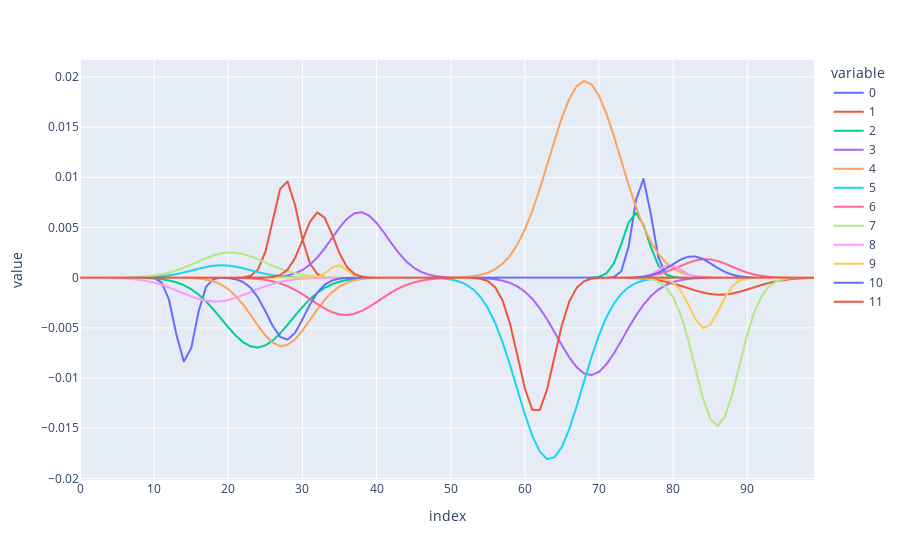
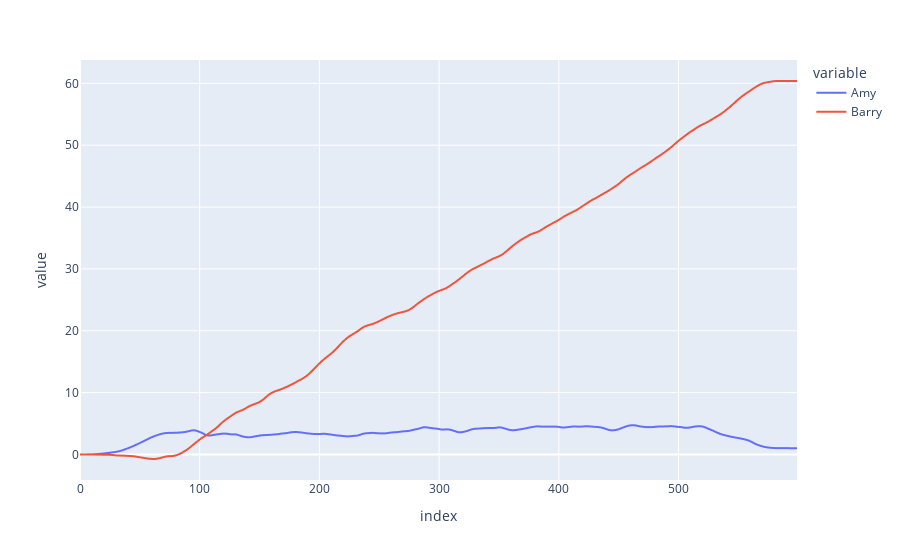

The cell these charts' notebook holds for them, in order:
### Code cell
import numpy as np
import pandas as pd
import plotly.express as px
import sympy as sp


class Person:
    def __init__(self, name: str, foresight: int):
        self.name = name
        self.foresight = foresight
        self.decision_list = []

    def append_optimal_choice(
        self, choice_array: np.ndarray, decision_number: int, number_of_decisions: int
    ):
        # Get the row index of the highest sum of values in the choice array up to the person's "foresight" index
        highest_value_index = np.argmax(
            np.sum(choice_array[:, : self.foresight], axis=1)
        )

        # Extract this row from the choice array
        optimal_choice = choice_array[highest_value_index, :]

        # Pad initial and final values with nan
        optimal_choice_padded = np.pad(
            optimal_choice,
            (decision_number, number_of_decisions - decision_number),
            mode="constant",
            constant_values=np.nan,
        )

        # Append to decision list
        self.decision_list.append(optimal_choice_padded)

    def convert_decision_list_to_df(self):
        # Swap rows and columns
        decision_array = np.array(self.decision_list)
        decision_array_inverted = decision_array.T
        decision_df = pd.DataFrame(decision_array_inverted)
        self.decision_df = decision_df
        return decision_df

    def calc_life_score(self):
        # Sum columns
        self.decision_df["decision_sum"] = self.decision_df.sum(axis=1)

        # Calculate life score as the cumulative sum of the decision sums
        self.decision_df["life_score"] = self.decision_df["decision_sum"].cumsum()
        return self.decision_df


class LifeSimulation:
    def __init__(
        self,
        people: list[Person],
        n_choices: int,
    ):
        self.people = people
        self.n_choices = n_choices

    def add_person(self, person: Person):
        self.people.append(person)

    def get_people(self) -> list[Person]:
        return self.people

    def get_person_by_name(self, name: str) -> Person | None:
        for person in self.people:
            if person.name == name:
                return person
        return None

    def get_number_of_people(self) -> int:
        return len(self.people)

    def classic_choice_function(self, form: str):
        x = sp.symbols("x")

        m1 = 0
        m2 = 75
        s1 = 5
        s2 = 5

        if form == "now":
            a1 = np.random.uniform(0, 0.01)
            a2 = 0
        elif form == "later":
            a1 = 0
            a2 = np.random.uniform(0, 0.02)

        y = a1 * sp.exp(-((x - m1) ** 2) / (2 * s1**2)) + a2 * sp.exp(
            -((x - m2) ** 2) / (2 * s2**2)
        )

        return {"m1": m1, "m2": m2, "s1": s1, "s2": s2, "a1": a1, "a2": a2, "expr": y}

    def generate_opposites_choice_function(self, form: str):
        x = sp.symbols("x")

        m1 = np.random.uniform(10, 40)
        m2 = np.random.uniform(60, 90)
        s1 = np.random.uniform(1, 5)
        s2 = np.random.uniform(1, 5)

        if form == "bad-good":
            a1 = np.random.uniform(-0.01, 0)
            a2 = np.random.uniform(0, 0.02)
        elif form == "good-bad":
            a1 = np.random.uniform(0, 0.01)
            a2 = np.random.uniform(-0.02, 0)

        y = a1 * sp.exp(-((x - m1) ** 2) / (2 * s1**2)) + a2 * sp.exp(
            -((x - m2) ** 2) / (2 * s2**2)
        )

        return {"m1": m1, "m2": m2, "s1": s1, "s2": s2, "a1": a1, "a2": a2, "expr": y}

    def generate_random_choice_function(self, seed=None):
        x = sp.symbols("x")

        if seed:
            np.random.seed(seed)
        m1 = np.random.uniform(10, 40)
        m2 = np.random.uniform(60, 90)
        s1 = np.random.uniform(1, 5)
        s2 = np.random.uniform(1, 5)
        a1 = np.random.uniform(-0.001, 0.001)
        a2 = np.random.uniform(-0.01, 0.01)

        y = a1 * sp.exp(-((x - m1) ** 2) / (2 * s1**2)) + a2 * sp.exp(
            -((x - m2) ** 2) / (2 * s2**2)
        )

        return {"m1": m1, "m2": m2, "s1": s1, "s2": s2, "a1": a1, "a2": a2, "expr": y}

    def generate_choice_array(self, n_choices: int):
        x = sp.symbols("x")

        # Generate n random functions (seeds for reproducibility)
        functions = [
            self.generate_opposites_choice_function(form=form)
            for form in ["bad-good", "good-bad"] * (n_choices // 2)
        ]

        # Create x values (100 points from 0 to 100)
        x_vals = np.linspace(0, 100, 100)

        # Build NumPy array: n rows (functions) × 100 columns (y values)
        choice_array = np.zeros((n_choices, 100))
        for i, func in enumerate(functions):
            y_func = sp.lambdify(x, func["expr"], "numpy")
            choice_array[i, :] = y_func(x_vals)
        return choice_array

    def simlulate_life(self, number_of_decisions: int):
        for person in self.people:
            for decision_number in range(number_of_decisions):
                choice_array = self.generate_choice_array(self.n_choices)
                person.append_optimal_choice(
                    choice_array, decision_number, number_of_decisions
                )
            person.convert_decision_list_to_df()
            person.calc_life_score()


def main():
    # Define people
    people = [
        Person("Amy", 50),
        Person("Barry", 100),
    ]

    # Define simulation configuration
    n_choices = 12
    number_of_decisions = 500

    # Run simulation
    simulation = LifeSimulation(people, n_choices)

    # Check example choice array
    choice_array = simulation.generate_choice_array(n_choices=n_choices)
    print(choice_array.shape)

    fig = px.line(choice_array.T)
    fig.show()

    # Run simulation
    simulation.simlulate_life(number_of_decisions)

    # Combine decision_df["life_score"] into single dataframe
    life_score_df = pd.DataFrame(
        {
            k: v
            for k, v in zip(
                [person.name for person in simulation.people],
                [person.decision_df["life_score"] for person in simulation.people],
            )
        }
    )

    print(life_score_df)

    # Plot life_score lines
    fig = px.line(life_score_df)
    fig.show()


if __name__ == "__main__":
    main()

### Figure 1 — Plotly figure (JSON) as saved in the notebook; plotly's stock layout.template omitted (floating-point values rounded to 4 significant figures)
{"data": [{"hovertemplate": "variable=0<br>index=%{x}<br>value=%{y}<extra></extra>", "legendgroup": "0", "line": {"color": "#636efa", "dash": "solid"}, "marker": {"symbol": "circle"}, "mode": "lines", "name": "0", "showlegend": true, "type": "scattergl", "x": [0, 1, 2, 3, 4, 5, 6, 7, 8, 9, 10, 11, 12, 13, 14, 15, 16, 17, 18, 19, 20, 21, 22, 23, 24, 25, 26, 27, 28, 29, 30, 31, 32, 33, 34, 35, 36, 37, 38, 39, 40, 41, 42, 43, 44, 45, 46, 47, 48, 49, 50, 51, 52, 53, 54, 55, 56, 57, 58, 59, 60, 61, 62, 63, 64, 65, 66, 67, 68, 69, 70, 71, 72, 73, 74, 75, 76, 77, 78, 79, 80, 81, 82, 83, 84, 85, 86, 87, 88, 89, 90, 91, 92, 93, 94, 95, 96, 97, 98, 99], "xaxis": "x", "y": [-1.974e-27, -4.411e-24, -5.612e-21, -4.065e-18, -1.676e-15, -3.936e-13, -5.261e-11, -4.003e-09, -1.734e-07, -4.278e-06, -6.007e-05, -0.0004803, -0.002186, -0.005665, -0.008357, -0.007019, -0.003356, -0.0009138, -0.0001416, -1.25e-05, -6.279e-07, -1.796e-08, -2.924e-10, -2.711e-12, -1.431e-14, -4.299e-17, -7.355e-20, -7.163e-23, -3.972e-26, -1.254e-29, -2.254e-33, -2.306e-37, -1.343e-41, -4.455e-46, -8.413e-51, -9.044e-56, -5.535e-61, -1.929e-66, -3.826e-72, -4.321e-78, -2.778e-84, -1.017e-90, -2.12e-97, -2.515e-104, -1.699e-111, -6.534e-119, -1.431e-126, 1.412e-125, 3.302e-117, 3.913e-109, 2.35e-101, 7.152e-94, 1.103e-86, 8.62e-80, 3.413e-73, 6.85e-67, 6.965e-61, 3.589e-55, 9.372e-50, 1.24e-44, 8.314e-40, 2.825e-35, 4.863e-31, 4.243e-27, 1.876e-23, 4.203e-20, 4.771e-17, 2.745e-14, 8e-12, 1.182e-09, 8.846e-08, 3.356e-06, 6.45e-05, 0.0006282, 0.003101, 0.007755, 0.009829, 0.006312, 0.002054, 0.0003388, 2.831e-05, 1.199e-06, 2.573e-08, 2.797e-10, 1.541e-12, 4.304e-15, 6.09e-18, 4.367e-21, 1.586e-24, 2.921e-28, 2.725e-32, 1.288e-36, 3.086e-41, 3.747e-46, 2.305e-51, 7.185e-57, 1.135e-62, 9.085e-69, 3.685e-75, 7.575e-82], "yaxis": "y"}, {"hovertemplate": "variable=1<br>index=%{x}<br>value=%{y}<extra></extra>", "legendgroup": "1", "line": {"color": "#EF553B", "dash": "solid"}, "marker": {"symbol": "circle"}, "mode": "lines", "name": "1", "showlegend": true, "type": "scattergl", "x": [0, 1, 2, 3, 4, 5, 6, 7, 8, 9, 10, 11, 12, 13, 14, 15, 16, 17, 18, 19, 20, 21, 22, 23, 24, 25, 26, 27, 28, 29, 30, 31, 32, 33, 34, 35, 36, 37, 38, 39, 40, 41, 42, 43, 44, 45, 46, 47, 48, 49, 50, 51, 52, 53, 54, 55, 56, 57, 58, 59, 60, 61, 62, 63, 64, 65, 66, 67, 68, 69, 70, 71, 72, 73, 74, 75, 76, 77, 78, 79, 80, 81, 82, 83, 84, 85, 86, 87, 88, 89, 90, 91, 92, 93, 94, 95, 96, 97, 98, 99], "xaxis": "x", "y": [1.303e-62, 2.272e-58, 2.766e-54, 2.353e-50, 1.398e-46, 5.802e-43, 1.682e-39, 3.408e-36, 4.822e-33, 4.766e-30, 3.291e-27, 1.587e-24, 5.349e-22, 1.259e-19, 2.07e-17, 2.378e-15, 1.908e-13, 1.07e-11, 4.188e-10, 1.146e-08, 2.189e-07, 2.922e-06, 2.725e-05, 0.0001775, 0.0008077, 0.002567, 0.005701, 0.008844, 0.009583, 0.007254, 0.003836, 0.001417, 0.0003657, 6.592e-05, 8.301e-06, 7.302e-07, 4.487e-08, 1.926e-09, 5.777e-11, 1.21e-12, 1.771e-14, 1.81e-16, 1.293e-18, 6.449e-21, 1.957e-23, -2.709e-23, -2.404e-22, -2.018e-21, -1.606e-20, -1.212e-19, -8.668e-19, -5.876e-18, -3.776e-17, -2.3e-16, -1.328e-15, -7.271e-15, -3.773e-14, -1.856e-13, -8.652e-13, -3.824e-12, -1.602e-11, -6.363e-11, -2.395e-10, -8.548e-10, -2.892e-09, -9.273e-09, -2.819e-08, -8.122e-08, -2.219e-07, -5.744e-07, -1.41e-06, -3.28e-06, -7.235e-06, -1.513e-05, -2.998e-05, -5.631e-05, -0.0001003, -0.0001693, -0.0002709, -0.0004109, -0.0005908, -0.0008052, -0.00104, -0.001274, -0.001479, -0.001628, -0.001698, -0.00168, -0.001575, -0.001399, -0.001179, -0.0009411, -0.0007123, -0.0005111, -0.0003476, -0.0002241, -0.000137, -7.935e-05, -4.358e-05, -2.268e-05], "yaxis": "y"}, {"hovertemplate": "variable=2<br>index=%{x}<br>value=%{y}<extra></extra>", "legendgroup": "2", "line": {"color": "#00cc96", "dash": "solid"}, "marker": {"symbol": "circle"}, "mode": "lines", "name": "2", "showlegend": true, "type": "scattergl", "x": [0, 1, 2, 3, 4, 5, 6, 7, 8, 9, 10, 11, 12, 13, 14, 15, 16, 17, 18, 19, 20, 21, 22, 23, 24, 25, 26, 27, 28, 29, 30, 31, 32, 33, 34, 35, 36, 37, 38, 39, 40, 41, 42, 43, 44, 45, 46, 47, 48, 49, 50, 51, 52, 53, 54, 55, 56, 57, 58, 59, 60, 61, 62, 63, 64, 65, 66, 67, 68, 69, 70, 71, 72, 73, 74, 75, 76, 77, 78, 79, 80, 81, 82, 83, 84, 85, 86, 87, 88, 89, 90, 91, 92, 93, 94, 95, 96, 97, 98, 99], "xaxis": "x", "y": [-1.471e-08, -4.301e-08, -1.201e-07, -3.202e-07, -8.155e-07, -1.984e-06, -4.609e-06, -1.023e-05, -2.168e-05, -4.388e-05, -8.484e-05, -0.0001567, -0.0002763, -0.0004654, -0.0007488, -0.001151, -0.001689, -0.002367, -0.003169, -0.004052, -0.004949, -0.005773, -0.006431, -0.006844, -0.006955, -0.006751, -0.006259, -0.005542, -0.004687, -0.003786, -0.002921, -0.002152, -0.001515, -0.001018, -0.0006536, -0.0004007, -0.0002347, -0.0001313, -7.013e-05, -3.578e-05, -1.744e-05, -8.116e-06, -3.608e-06, -1.532e-06, -6.213e-07, -2.406e-07, -8.902e-08, -3.145e-08, -1.061e-08, -3.421e-09, -1.053e-09, -3.097e-10, -8.696e-11, -2.332e-11, -5.975e-12, -1.462e-12, -3.416e-13, -7.625e-14, -1.625e-14, -3.309e-15, -6.435e-16, -1.094e-16, 1.109e-15, 8.891e-14, 4.926e-12, 1.921e-10, 5.272e-09, 1.019e-07, 1.386e-06, 1.327e-05, 8.943e-05, 0.0004243, 0.001417, 0.003332, 0.005514, 0.006424, 0.005268, 0.003041, 0.001236, 0.0003536, 7.12e-05, 1.009e-05, 1.007e-06, 7.073e-08, 3.497e-09, 1.217e-10, 2.983e-12, 5.144e-14, 6.246e-16, 5.338e-18, 3.211e-20, 1.36e-22, 4.054e-25, 8.508e-28, 1.257e-30, 1.307e-33, 9.566e-37, 4.929e-40, 1.788e-43, 4.565e-47], "yaxis": "y"}, {"hovertemplate": "variable=3<br>index=%{x}<br>value=%{y}<extra></extra>", "legendgroup": "3", "line": {"color": "#ab63fa", "dash": "solid"}, "marker": {"symbol": "circle"}, "mode": "lines", "name": "3", "showlegend": true, "type": "scattergl", "x": [0, 1, 2, 3, 4, 5, 6, 7, 8, 9, 10, 11, 12, 13, 14, 15, 16, 17, 18, 19, 20, 21, 22, 23, 24, 25, 26, 27, 28, 29, 30, 31, 32, 33, 34, 35, 36, 37, 38, 39, 40, 41, 42, 43, 44, 45, 46, 47, 48, 49, 50, 51, 52, 53, 54, 55, 56, 57, 58, 59, 60, 61, 62, 63, 64, 65, 66, 67, 68, 69, 70, 71, 72, 73, 74, 75, 76, 77, 78, 79, 80, 81, 82, 83, 84, 85, 86, 87, 88, 89, 90, 91, 92, 93, 94, 95, 96, 97, 98, 99], "xaxis": "x", "y": [5.524e-25, 7.874e-24, 1.045e-22, 1.291e-21, 1.486e-20, 1.592e-19, 1.589e-18, 1.476e-17, 1.277e-16, 1.029e-15, 7.715e-15, 5.388e-14, 3.504e-13, 2.122e-12, 1.197e-11, 6.284e-11, 3.073e-10, 1.399e-09, 5.931e-09, 2.341e-08, 8.605e-08, 2.945e-07, 9.388e-07, 2.786e-06, 7.699e-06, 1.981e-05, 4.747e-05, 0.0001059, 0.00022, 0.0004256, 0.0007667, 0.001286, 0.002008, 0.002921, 0.003956, 0.004988, 0.005857, 0.006404, 0.006519, 0.00618, 0.005456, 0.004484, 0.003432, 0.002446, 0.001623, 0.001003, 0.0005772, 0.0003092, 0.0001541, 7.114e-05, 2.96e-05, 8.973e-06, -3.658e-06, -1.719e-05, -3.99e-05, -8.243e-05, -0.0001605, -0.0002968, -0.0005221, -0.0008737, -0.001391, -0.002107, -0.003037, -0.004163, -0.00543, -0.006738, -0.007954, -0.008934, -0.009546, -0.009704, -0.009385, -0.008635, -0.007558, -0.006294, -0.004987, -0.003759, -0.002695, -0.001839, -0.001193, -0.0007369, -0.0004329, -0.0002419, -0.0001286, -6.507e-05, -3.132e-05, -1.434e-05, -6.246e-06, -2.588e-06, -1.02e-06, -3.827e-07, -1.366e-07, -4.636e-08, -1.497e-08, -4.601e-09, -1.345e-09, -3.74e-10, -9.896e-11, -2.491e-11, -5.965e-12, -1.359e-12], "yaxis": "y"}, {"hovertemplate": "variable=4<br>index=%{x}<br>value=%{y}<extra></extra>", "legendgroup": "4", "line": {"color": "#FFA15A", "dash": "solid"}, "marker": {"symbol": "circle"}, "mode": "lines", "name": "4", "showlegend": true, "type": "scattergl", "x": [0, 1, 2, 3, 4, 5, 6, 7, 8, 9, 10, 11, 12, 13, 14, 15, 16, 17, 18, 19, 20, 21, 22, 23, 24, 25, 26, 27, 28, 29, 30, 31, 32, 33, 34, 35, 36, 37, 38, 39, 40, 41, 42, 43, 44, 45, 46, 47, 48, 49, 50, 51, 52, 53, 54, 55, 56, 57, 58, 59, 60, 61, 62, 63, 64, 65, 66, 67, 68, 69, 70, 71, 72, 73, 74, 75, 76, 77, 78, 79, 80, 81, 82, 83, 84, 85, 86, 87, 88, 89, 90, 91, 92, 93, 94, 95, 96, 97, 98, 99], "xaxis": "x", "y": [-7.385e-14, -4.557e-13, -2.627e-12, -1.415e-11, -7.117e-11, -3.345e-10, -1.469e-09, -6.025e-09, -2.309e-08, -8.265e-08, -2.764e-07, -8.637e-07, -2.521e-06, -6.875e-06, -1.751e-05, -4.168e-05, -9.266e-05, -0.0001925, -0.0003735, -0.000677, -0.001146, -0.001814, -0.002681, -0.003702, -0.004775, -0.005754, -0.006478, -0.006813, -0.006694, -0.006144, -0.005269, -0.004221, -0.003159, -0.002209, -0.001443, -0.0008802, -0.0005018, -0.0002672, -0.0001329, -6.179e-05, -2.683e-05, -1.088e-05, -4.116e-06, -1.434e-06, -4.092e-07, 5.431e-08, 4.95e-07, 1.351e-06, 3.303e-06, 7.681e-06, 1.71e-05, 3.645e-05, 7.445e-05, 0.0001456, 0.0002729, 0.0004899, 0.0008423, 0.001387, 0.002188, 0.003307, 0.004787, 0.006637, 0.008814, 0.01121, 0.01366, 0.01595, 0.01783, 0.0191, 0.01959, 0.01925, 0.01812, 0.01634, 0.01411, 0.01168, 0.009252, 0.007023, 0.005106, 0.003556, 0.002372, 0.001516, 0.000928, 0.0005441, 0.0003056, 0.0001644, 8.472e-05, 4.182e-05, 1.977e-05, 8.956e-06, 3.885e-06, 1.615e-06, 6.427e-07, 2.451e-07, 8.95e-08, 3.131e-08, 1.049e-08, 3.368e-09, 1.036e-09, 3.05e-10, 8.605e-11, 2.326e-11], "yaxis": "y"}, {"hovertemplate": "variable=5<br>index=%{x}<br>value=%{y}<extra></extra>", "legendgroup": "5", "line": {"color": "#19d3f3", "dash": "solid"}, "marker": {"symbol": "circle"}, "mode": "lines", "name": "5", "showlegend": true, "type": "scattergl", "x": [0, 1, 2, 3, 4, 5, 6, 7, 8, 9, 10, 11, 12, 13, 14, 15, 16, 17, 18, 19, 20, 21, 22, 23, 24, 25, 26, 27, 28, 29, 30, 31, 32, 33, 34, 35, 36, 37, 38, 39, 40, 41, 42, 43, 44, 45, 46, 47, 48, 49, 50, 51, 52, 53, 54, 55, 56, 57, 58, 59, 60, 61, 62, 63, 64, 65, 66, 67, 68, 69, 70, 71, 72, 73, 74, 75, 76, 77, 78, 79, 80, 81, 82, 83, 84, 85, 86, 87, 88, 89, 90, 91, 92, 93, 94, 95, 96, 97, 98, 99], "xaxis": "x", "y": [5.668e-09, 1.985e-08, 6.499e-08, 1.989e-07, 5.692e-07, 1.522e-06, 3.807e-06, 8.899e-06, 1.945e-05, 3.973e-05, 7.587e-05, 0.0001354, 0.000226, 0.0003527, 0.0005144, 0.0007013, 0.0008939, 0.001065, 0.001187, 0.001236, 0.001203, 0.001095, 0.0009312, 0.0007406, 0.0005506, 0.0003827, 0.0002486, 0.000151, 8.575e-05, 4.552e-05, 2.259e-05, 1.048e-05, 4.543e-06, 1.842e-06, 6.98e-07, 2.473e-07, 8.183e-08, 2.506e-08, 6.205e-09, -2.11e-09, -1.354e-08, -4.56e-08, -1.413e-07, -4.15e-07, -1.157e-06, -3.064e-06, -7.702e-06, -1.839e-05, -4.169e-05, -8.974e-05, -0.0001835, -0.0003561, -0.0006565, -0.001149, -0.00191, -0.003016, -0.00452, -0.006434, -0.008697, -0.01116, -0.01361, -0.01575, -0.01731, -0.01807, -0.0179, -0.01685, -0.01506, -0.01278, -0.0103, -0.007883, -0.005728, -0.003953, -0.002591, -0.001612, -0.0009526, -0.0005346, -0.0002848, -0.0001441, -6.926e-05, -3.16e-05, -1.369e-05, -5.634e-06, -2.201e-06, -8.167e-07, -2.877e-07, -9.627e-08, -3.059e-08, -9.227e-09, -2.644e-09, -7.192e-10, -1.858e-10, -4.558e-11, -1.062e-11, -2.349e-12, -4.934e-13, -9.842e-14, -1.864e-14, -3.354e-15, -5.728e-16, -9.292e-17], "yaxis": "y"}, {"hovertemplate": "variable=6<br>index=%{x}<br>value=%{y}<extra></extra>", "legendgroup": "6", "line": {"color": "#FF6692", "dash": "solid"}, "marker": {"symbol": "circle"}, "mode": "lines", "name": "6", "showlegend": true, "type": "scattergl", "x": [0, 1, 2, 3, 4, 5, 6, 7, 8, 9, 10, 11, 12, 13, 14, 15, 16, 17, 18, 19, 20, 21, 22, 23, 24, 25, 26, 27, 28, 29, 30, 31, 32, 33, 34, 35, 36, 37, 38, 39, 40, 41, 42, 43, 44, 45, 46, 47, 48, 49, 50, 51, 52, 53, 54, 55, 56, 57, 58, 59, 60, 61, 62, 63, 64, 65, 66, 67, 68, 69, 70, 71, 72, 73, 74, 75, 76, 77, 78, 79, 80, 81, 82, 83, 84, 85, 86, 87, 88, 89, 90, 91, 92, 93, 94, 95, 96, 97, 98, 99], "xaxis": "x", "y": [-1.195e-16, -6.616e-16, -3.489e-15, -1.753e-14, -8.392e-14, -3.827e-13, -1.663e-12, -6.882e-12, -2.714e-11, -1.019e-10, -3.648e-10, -1.244e-09, -4.04e-09, -1.25e-08, -3.686e-08, -1.035e-07, -2.77e-07, -7.06e-07, -1.714e-06, -3.966e-06, -8.742e-06, -1.836e-05, -3.672e-05, -6.998e-05, -0.0001271, -0.0002198, -0.0003621, -0.0005685, -0.0008503, -0.001212, -0.001645, -0.002127, -0.00262, -0.003075, -0.003439, -0.003663, -0.003717, -0.003594, -0.00331, -0.002905, -0.002428, -0.001934, -0.001467, -0.001061, -0.0007305, -0.0004792, -0.0002995, -0.0001784, -0.0001012, -5.468e-05, -2.815e-05, -1.381e-05, -6.452e-06, -2.872e-06, -1.218e-06, -4.922e-07, -1.895e-07, -6.948e-08, -2.427e-08, -8.079e-09, -2.562e-09, -7.735e-10, -2.204e-10, -4.7e-11, 6.169e-11, 3.91e-10, 1.851e-09, 7.998e-09, 3.183e-08, 1.167e-07, 3.944e-07, 1.228e-06, 3.521e-06, 9.307e-06, 2.266e-05, 5.085e-05, 0.0001051, 0.0002002, 0.0003514, 0.0005683, 0.0008467, 0.001162, 0.00147, 0.001714, 0.00184, 0.001821, 0.00166, 0.001394, 0.001079, 0.0007695, 0.0005056, 0.0003061, 0.0001707, 8.775e-05, 4.155e-05, 1.813e-05, 7.289e-06, 2.7e-06, 9.215e-07, 2.898e-07], "yaxis": "y"}, {"hovertemplate": "variable=7<br>index=%{x}<br>value=%{y}<extra></extra>", "legendgroup": "7", "line": {"color": "#B6E880", "dash": "solid"}, "marker": {"symbol": "circle"}, "mode": "lines", "name": "7", "showlegend": true, "type": "scattergl", "x": [0, 1, 2, 3, 4, 5, 6, 7, 8, 9, 10, 11, 12, 13, 14, 15, 16, 17, 18, 19, 20, 21, 22, 23, 24, 25, 26, 27, 28, 29, 30, 31, 32, 33, 34, 35, 36, 37, 38, 39, 40, 41, 42, 43, 44, 45, 46, 47, 48, 49, 50, 51, 52, 53, 54, 55, 56, 57, 58, 59, 60, 61, 62, 63, 64, 65, 66, 67, 68, 69, 70, 71, 72, 73, 74, 75, 76, 77, 78, 79, 80, 81, 82, 83, 84, 85, 86, 87, 88, 89, 90, 91, 92, 93, 94, 95, 96, 97, 98, 99], "xaxis": "x", "y": [1.695e-07, 4.262e-07, 1.023e-06, 2.345e-06, 5.13e-06, 1.071e-05, 2.135e-05, 4.061e-05, 7.374e-05, 0.0001278, 0.0002114, 0.0003338, 0.0005031, 0.0007238, 0.0009939, 0.001303, 0.00163, 0.001946, 0.002218, 0.002414, 0.002506, 0.002484, 0.002351, 0.002123, 0.00183, 0.001506, 0.001183, 0.0008864, 0.0006343, 0.0004332, 0.0002824, 0.0001757, 0.0001044, 5.917e-05, 3.202e-05, 1.654e-05, 8.153e-06, 3.837e-06, 1.723e-06, 7.389e-07, 3.024e-07, 1.181e-07, 4.404e-08, 1.567e-08, 5.324e-09, 1.726e-09, 5.343e-10, 1.578e-10, 4.45e-11, 1.198e-11, 3.077e-12, 7.545e-13, 1.766e-13, 3.945e-14, 8.413e-15, 1.712e-15, 3.327e-16, 6.17e-17, 1.092e-17, 1.834e-18, 6.82e-20, -4.243e-18, -7.147e-17, -1.061e-15, -1.405e-14, -1.657e-13, -1.742e-12, -1.632e-11, -1.363e-10, -1.014e-09, -6.724e-09, -3.974e-08, -2.093e-07, -9.823e-07, -4.109e-06, -1.532e-05, -5.089e-05, -0.0001507, -0.0003976, -0.0009349, -0.001959, -0.003659, -0.006091, -0.009035, -0.01194, -0.01407, -0.01478, -0.01383, -0.01153, -0.008569, -0.005675, -0.00335, -0.001762, -0.0008261, -0.0003451, -0.0001285, -4.264e-05, -1.261e-05, -3.323e-06, -7.806e-07], "yaxis": "y"}, {"hovertemplate": "variable=8<br>index=%{x}<br>value=%{y}<extra></extra>", "legendgroup": "8", "line": {"color": "#FF97FF", "dash": "solid"}, "marker": {"symbol": "circle"}, "mode": "lines", "name": "8", "showlegend": true, "type": "scattergl", "x": [0, 1, 2, 3, 4, 5, 6, 7, 8, 9, 10, 11, 12, 13, 14, 15, 16, 17, 18, 19, 20, 21, 22, 23, 24, 25, 26, 27, 28, 29, 30, 31, 32, 33, 34, 35, 36, 37, 38, 39, 40, 41, 42, 43, 44, 45, 46, 47, 48, 49, 50, 51, 52, 53, 54, 55, 56, 57, 58, 59, 60, 61, 62, 63, 64, 65, 66, 67, 68, 69, 70, 71, 72, 73, 74, 75, 76, 77, 78, 79, 80, 81, 82, 83, 84, 85, 86, 87, 88, 89, 90, 91, 92, 93, 94, 95, 96, 97, 98, 99], "xaxis": "x", "y": [-1.214e-06, -2.72e-06, -5.824e-06, -1.192e-05, -2.33e-05, -4.353e-05, -7.774e-05, -0.0001327, -0.0002163, -0.0003371, -0.0005021, -0.0007146, -0.0009719, -0.001263, -0.001569, -0.001862, -0.002113, -0.00229, -0.002373, -0.002349, -0.002222, -0.002009, -0.001736, -0.001433, -0.001131, -0.0008528, -0.0006145, -0.0004232, -0.0002785, -0.0001751, -0.0001053, -6.046e-05, -3.318e-05, -1.74e-05, -8.724e-06, -4.179e-06, -1.913e-06, -8.369e-07, -3.499e-07, -1.398e-07, -5.336e-08, -1.947e-08, -6.789e-09, -2.262e-09, -7.203e-10, -2.192e-10, -6.374e-11, -1.771e-11, -4.704e-12, -1.194e-12, -2.895e-13, -6.711e-14, -1.486e-14, -3.146e-15, -6.364e-16, -1.23e-16, -2.273e-17, -4.012e-18, -6.769e-19, -1.091e-19, -1.681e-20, -2.476e-21, -3.483e-22, -4.684e-23, -5.778e-24, 1.203e-22, 4.026e-20, 8.858e-18, 1.29e-15, 1.243e-13, 7.922e-12, 3.342e-10, 9.329e-09, 1.723e-07, 2.106e-06, 1.703e-05, 9.117e-05, 0.0003229, 0.0007566, 0.001173, 0.001204, 0.0008174, 0.0003672, 0.0001092, 2.148e-05, 2.796e-06, 2.408e-07, 1.373e-08, 5.177e-10, 1.292e-11, 2.134e-13, 2.332e-15, 1.686e-17, 8.069e-20, 2.555e-22, 5.353e-25, 7.421e-28, 6.808e-31, 4.133e-34, 1.66e-37], "yaxis": "y"}, {"hovertemplate": "variable=9<br>index=%{x}<br>value=%{y}<extra></extra>", "legendgroup": "9", "line": {"color": "#FECB52", "dash": "solid"}, "marker": {"symbol": "circle"}, "mode": "lines", "name": "9", "showlegend": true, "type": "scattergl", "x": [0, 1, 2, 3, 4, 5, 6, 7, 8, 9, 10, 11, 12, 13, 14, 15, 16, 17, 18, 19, 20, 21, 22, 23, 24, 25, 26, 27, 28, 29, 30, 31, 32, 33, 34, 35, 36, 37, 38, 39, 40, 41, 42, 43, 44, 45, 46, 47, 48, 49, 50, 51, 52, 53, 54, 55, 56, 57, 58, 59, 60, 61, 62, 63, 64, 65, 66, 67, 68, 69, 70, 71, 72, 73, 74, 75, 76, 77, 78, 79, 80, 81, 82, 83, 84, 85, 86, 87, 88, 89, 90, 91, 92, 93, 94, 95, 96, 97, 98, 99], "xaxis": "x", "y": [1.606e-188, 4.806e-178, 7.12e-168, 5.22e-158, 1.894e-148, 3.4e-139, 3.021e-130, 1.328e-121, 2.89e-113, 3.112e-105, 1.659e-97, 4.374e-90, 5.708e-83, 3.686e-76, 1.178e-69, 1.863e-63, 1.459e-57, 5.65e-52, 1.083e-46, 1.027e-41, 4.823e-37, 1.12e-32, 1.288e-28, 7.329e-25, 2.063e-21, 2.875e-18, 1.982e-15, 6.765e-13, 1.142e-10, 9.546e-09, 3.948e-07, 8.08e-06, 8.183e-05, 0.0004101, 0.001017, 0.001249, 0.0007585, 0.000228, 3.392e-05, 2.497e-06, 9.097e-08, 1.64e-09, 1.463e-11, 6.462e-14, 1.412e-16, 1.527e-19, 8.17e-23, 2.163e-26, 2.835e-30, 1.839e-34, 5.901e-39, 9.373e-44, 7.367e-49, 2.864e-54, -3.262e-54, -6.93e-51, -1.138e-47, -1.444e-44, -1.417e-41, -1.075e-38, -6.306e-36, -2.859e-33, -1.002e-30, -2.715e-28, -5.686e-26, -9.206e-24, -1.152e-21, -1.115e-19, -8.34e-18, -4.823e-16, -2.156e-14, -7.45e-13, -1.99e-11, -4.11e-10, -6.562e-09, -8.099e-08, -7.727e-07, -5.699e-06, -3.249e-05, -0.0001432, -0.0004881, -0.001286, -0.002618, -0.004121, -0.005015, -0.004718, -0.003431, -0.001929, -0.0008384, -0.0002817, -7.317e-05, -1.469e-05, -2.28e-06, -2.736e-07, -2.538e-08, -1.82e-09, -1.009e-10, -4.324e-12, -1.433e-13, -3.669e-15], "yaxis": "y"}, {"hovertemplate": "variable=10<br>index=%{x}<br>value=%{y}<extra></extra>", "legendgroup": "10", "line": {"color": "#636efa", "dash": "solid"}, "marker": {"symbol": "circle"}, "mode": "lines", "name": "10", "showlegend": true, "type": "scattergl", "x": [0, 1, 2, 3, 4, 5, 6, 7, 8, 9, 10, 11, 12, 13, 14, 15, 16, 17, 18, 19, 20, 21, 22, 23, 24, 25, 26, 27, 28, 29, 30, 31, 32, 33, 34, 35, 36, 37, 38, 39, 40, 41, 42, 43, 44, 45, 46, 47, 48, 49, 50, 51, 52, 53, 54, 55, 56, 57, 58, 59, 60, 61, 62, 63, 64, 65, 66, 67, 68, 69, 70, 71, 72, 73, 74, 75, 76, 77, 78, 79, 80, 81, 82, 83, 84, 85, 86, 87, 88, 89, 90, 91, 92, 93, 94, 95, 96, 97, 98, 99], "xaxis": "x", "y": [-8.831e-30, -6.982e-28, -4.703e-26, -2.699e-24, -1.32e-22, -5.497e-21, -1.951e-19, -5.899e-18, -1.519e-16, -3.335e-15, -6.236e-14, -9.934e-13, -1.348e-11, -1.559e-10, -1.536e-09, -1.289e-08, -9.219e-08, -5.616e-07, -2.915e-06, -1.289e-05, -4.857e-05, -0.0001559, -0.0004264, -0.0009934, -0.001972, -0.003335, -0.004805, -0.005899, -0.00617, -0.005498, -0.004173, -0.002699, -0.001487, -0.0006983, -0.0002793, -9.518e-05, -2.763e-05, -6.835e-06, -1.44e-06, -2.586e-07, -3.956e-08, -5.155e-09, -5.724e-10, -5.415e-11, -4.364e-12, -2.996e-13, -1.753e-14, -8.736e-16, -3.71e-17, -1.342e-18, -4.136e-20, -1.086e-21, -2.43e-23, -4.631e-25, -6.388e-27, 5.268e-26, 2.144e-24, 7.598e-23, 2.348e-21, 6.33e-20, 1.488e-18, 3.052e-17, 5.459e-16, 8.516e-15, 1.159e-13, 1.375e-12, 1.424e-11, 1.286e-10, 1.013e-09, 6.955e-09, 4.167e-08, 2.178e-07, 9.927e-07, 3.947e-06, 1.369e-05, 4.139e-05, 0.0001092, 0.0002513, 0.0005043, 0.0008828, 0.001348, 0.001795, 0.002085, 0.002113, 0.001867, 0.001439, 0.0009674, 0.0005672, 0.0002901, 0.0001294, 5.036e-05, 1.709e-05, 5.059e-06, 1.306e-06, 2.941e-07, 5.778e-08, 9.898e-09, 1.479e-09, 1.928e-10, 2.192e-11], "yaxis": "y"}, {"hovertemplate": "variable=11<br>index=%{x}<br>value=%{y}<extra></extra>", "legendgroup": "11", "line": {"color": "#EF553B", "dash": "solid"}, "marker": {"symbol": "circle"}, "mode": "lines", "name": "11", "showlegend": true, "type": "scattergl", "x": [0, 1, 2, 3, 4, 5, 6, 7, 8, 9, 10, 11, 12, 13, 14, 15, 16, 17, 18, 19, 20, 21, 22, 23, 24, 25, 26, 27, 28, 29, 30, 31, 32, 33, 34, 35, 36, 37, 38, 39, 40, 41, 42, 43, 44, 45, 46, 47, 48, 49, 50, 51, 52, 53, 54, 55, 56, 57, 58, 59, 60, 61, 62, 63, 64, 65, 66, 67, 68, 69, 70, 71, 72, 73, 74, 75, 76, 77, 78, 79, 80, 81, 82, 83, 84, 85, 86, 87, 88, 89, 90, 91, 92, 93, 94, 95, 96, 97, 98, 99], "xaxis": "x", "y": [1.468e-57, 3.259e-54, 5.674e-51, 7.742e-48, 8.282e-45, 6.945e-42, 4.566e-39, 2.353e-36, 9.506e-34, 3.01e-31, 7.474e-29, 1.455e-26, 2.219e-24, 2.654e-22, 2.489e-20, 1.829e-18, 1.054e-16, 4.76e-15, 1.686e-13, 4.679e-12, 1.018e-10, 1.737e-09, 2.322e-08, 2.434e-07, 2.001e-06, 1.289e-05, 6.508e-05, 0.0002577, 0.0007996, 0.001945, 0.00371, 0.005547, 0.006501, 0.005973, 0.004302, 0.002429, 0.001075, 0.0003731, 0.0001015, 2.164e-05, 3.617e-06, 4.74e-07, 4.869e-08, 3.921e-09, 2.475e-10, 1.156e-11, -1.061e-11, -1.505e-10, -1.719e-09, -1.65e-08, -1.331e-07, -9.022e-07, -5.142e-06, -2.463e-05, -9.92e-05, -0.0003358, -0.0009553, -0.002285, -0.004593, -0.00776, -0.01102, -0.01316, -0.0132, -0.01114, -0.007897, -0.004706, -0.002357, -0.0009927, -0.0003513, -0.0001045, -2.614e-05, -5.494e-06, -9.707e-07, -1.442e-07, -1.8e-08, -1.888e-09, -1.666e-10, -1.235e-11, -7.695e-13, -4.031e-14, -1.775e-15, -6.568e-17, -2.043e-18, -5.343e-20, -1.174e-21, -2.17e-23, -3.369e-25, -4.398e-27, -4.826e-29, -4.45e-31, -3.45e-33, -2.248e-35, -1.231e-37, -5.669e-40, -2.194e-42, -7.137e-45, -1.951e-47, -4.485e-50, -8.664e-53, -1.407e-55], "yaxis": "y"}], "layout": {"legend": {"title": {"text": "variable"}, "tracegroupgap": 0}, "margin": {"t": 60}, "xaxis": {"anchor": "y", "domain": [0, 1], "title": {"text": "index"}}, "yaxis": {"anchor": "x", "domain": [0, 1], "title": {"text": "value"}}}}

### Figure 2 — Plotly figure (JSON) as saved in the notebook; plotly's stock layout.template omitted (floating-point values rounded to 4 significant figures; data arrays with more than 128 entries replaced by an {"elided": "..."} marker saying what was removed)
{"data": [{"hovertemplate": "variable=Amy<br>index=%{x}<br>value=%{y}<extra></extra>", "legendgroup": "Amy", "line": {"color": "#636efa", "dash": "solid"}, "marker": {"symbol": "circle"}, "mode": "lines", "name": "Amy", "showlegend": true, "type": "scattergl", "x": {"elided": "600 int values"}, "xaxis": "x", "y": {"elided": "600 float values"}, "yaxis": "y"}, {"hovertemplate": "variable=Barry<br>index=%{x}<br>value=%{y}<extra></extra>", "legendgroup": "Barry", "line": {"color": "#EF553B", "dash": "solid"}, "marker": {"symbol": "circle"}, "mode": "lines", "name": "Barry", "showlegend": true, "type": "scattergl", "x": {"elided": "600 int values"}, "xaxis": "x", "y": {"elided": "600 float values"}, "yaxis": "y"}], "layout": {"legend": {"title": {"text": "variable"}, "tracegroupgap": 0}, "margin": {"t": 60}, "xaxis": {"anchor": "y", "domain": [0, 1], "title": {"text": "index"}}, "yaxis": {"anchor": "x", "domain": [0, 1], "title": {"text": "value"}}}}
